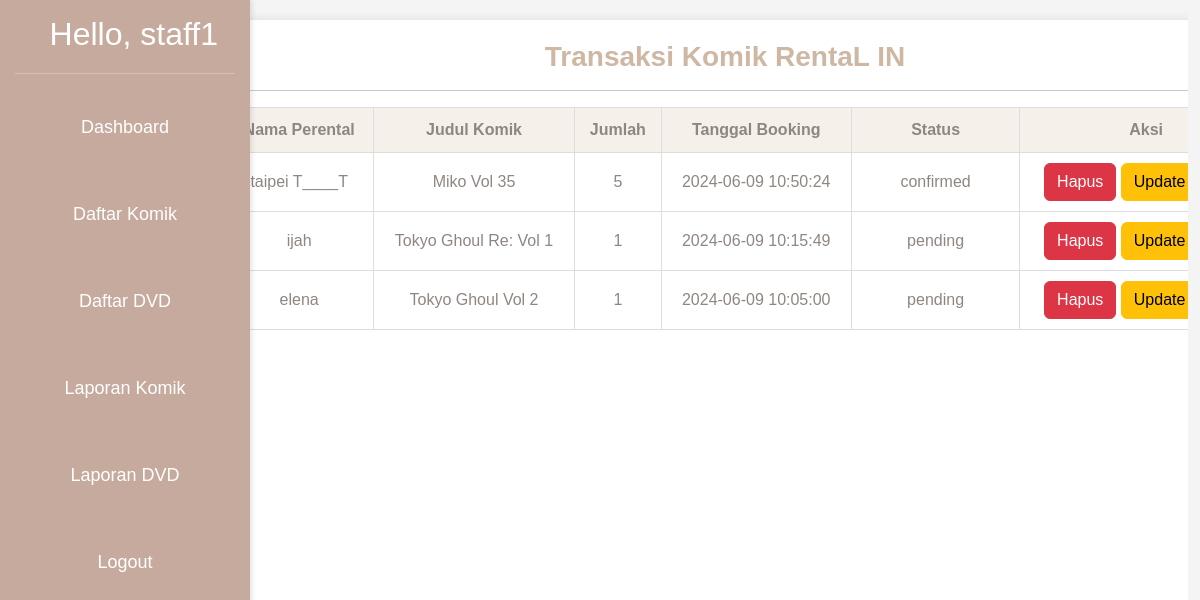
Screenshot of /laporankomik.php with the database file from the repository.
### tables this page shows
CREATE TABLE `akunstaff` (
  `id` int(12) NOT NULL,
  `username` varchar(255) NOT NULL,
  `password` varchar(255) NOT NULL
);

CREATE TABLE `booking_komik` (
  `id_book_komik` int(11) NOT NULL,
  `nama_perental` varchar(255) NOT NULL,
  `id` int(11) NOT NULL,
  `jumlah` int(11) NOT NULL,
  `booking_date` timestamp NOT NULL DEFAULT current_timestamp(),
  `status` enum('pending','confirmed') DEFAULT 'pending'
);

CREATE TABLE `data_komik` (
  `id` int(11) NOT NULL,
  `judul` varchar(250) NOT NULL,
  `genre` varchar(250) NOT NULL,
  `stok` int(12) NOT NULL,
  `deskripsi` varchar(255) NOT NULL,
  `gambar` varchar(255) DEFAULT NULL
);

### laporankomik.php (the view, shortened to what this page needs)
<?php
include 'rental/database.php';
$query = "
    SELECT booking_komik.id AS booking_id, booking_komik.nama_perental, data_komik.judul, booking_komik.jumlah, booking_komik.booking_date, booking_komik.status
    FROM booking_komik
    JOIN data_komik ON booking_komik.id = data_komik.id
    ORDER BY booking_komik.booking_date DESC
";
$queryBookings = $db->query($query);
?>
<!DOCTYPE html>
<html lang="en">
<head>
    <link href="https://cdn.jsdelivr.net/npm/bootstrap@5.3.3/dist/css/bootstrap.min.css" rel="stylesheet">
</head>
<body>
    <?php include 'layout/sidebar.php'; ?>
    <div class="container-fluid">
        <div class="index-container">
            <div class="content">
                <h3>Transaksi Komik RentaL IN</h3>
                <hr>
                <table>
                    <thead>
                        <tr>
                            <th>No</th>
                            <th>Nama Perental</th>
                            <th>Judul Komik</th>
                            <th>Jumlah</th>
                            <th>Tanggal Booking</th>
                            <th>Status</th>
                            <th>Aksi</th>
                        </tr>
                    </thead>
                    <tbody>
                        <?php if ($queryBookings->num_rows > 0): ?>
                            <?php
                            $no = 1;
                            while ($row = $queryBookings->fetch_assoc()): ?>
                                <tr>
                                    <td><?= $no ?></td>
                                    <td><?php echo htmlspecialchars($row['nama_perental']); ?></td>
                                    <td><?php echo htmlspecialchars($row['judul']); ?></td>
                                    <td><?php echo htmlspecialchars($row['jumlah']); ?></td>
                                    <td><?php echo htmlspecialchars($row['booking_date']); ?></td>
                                    <td><?php echo htmlspecialchars($row['status']); ?></td>
                                    <td>
                                        <button class="btn btn-danger" data-bs-toggle="modal" data-bs-target="#modalDelete<?= $row['booking_id'] ?>">Hapus</button>
                                        <button class="btn btn-warning" data-bs-toggle="modal" data-bs-target="#modalUpdateStatus<?= $row['booking_id'] ?>">Update Status</button>
                                    </td>
                                </tr>
                                <?php $no++; ?>
                            <?php endwhile; ?>
                        <?php else: ?>
                            <tr>
                                <td colspan="7">Tidak ada data booking komik yang ditemukan.</td>
                            </tr>
                        <?php endif; ?>
                    </tbody>
                </table>
            </div>
        </div>
    </div>
</body>
</html>

### sidebar.php (shortened to what this page needs)
<!DOCTYPE html>
<html lang="en">
<head>
    <link rel="stylesheet" href="style.css">
</head>
<body>
<?php
$tampil = mysqli_query($db, "SELECT * FROM akunstaff ORDER BY id DESC");
$data = mysqli_fetch_array($tampil);
?>
<div class="sidebar">
        <h2>Hello, <?= $data['username'] ?></h2>
        <hr>
        <ul>
            <li><a href="dashboardStaf.php">Dashboard</a></li>
            <li><a href="indexkomik.php">Daftar Komik</a></li>
            <li><a href="indexdvd.php">Daftar DVD</a></li>
            <li><a href="laporankomik.php">Laporan Komik</a></li>
            <li><a href="laporandvd.php">Laporan DVD</a></li>
            <li><a href="logout.php">Logout</a></li>
        </ul>
    </div>
</body>
</html>

### style.css (style rules this page uses)
body { margin: 0; font-family: Arial, sans-serif; display: flex; height: 100vh; background-color: #f4f4f4; }
.sidebar { width: 250px; background-color: #c6aa9d; color: #fff; padding: 15px; box-shadow: 2px 0 5px rgba(0,0,0,0.1); position: fixed; height: 100%; }
.sidebar h2 { text-align: center; margin-bottom: 20px; }
.sidebar ul { list-style-type: none; padding: 0; }
.sidebar ul li { margin: 20px 0; }
.sidebar ul li a { color: #fff; text-decoration: none; font-size: 18px; display: block; padding: 10px; transition: background 0.3s; }
.content { margin-left: 250px; padding: 20px; flex: 1; background-color: #fff; }
h2 { margin-left: 8%; }

### laporankomik.php (style rules this page uses)
.sidebar { width: 250px; height: 100%; position: fixed; left: 0; top: 0; background-color: #333; padding-top: 20px; z-index: 1; }
.sidebar h2 { color: white; text-align: center; }
.sidebar ul { list-style-type: none; padding: 0; }
.sidebar ul li { padding: 10px; text-align: center; }
.sidebar ul li a { color: white; text-decoration: none; display: block; }
.index-container { margin-left: 0px; padding: 20px; padding-left: 20px; display: flex; justify-content: center; align-items: center; min-height: 100vh; flex-direction: column; position: relative; overflow-y: auto; }
.content { background-color: #DCD2C8; padding: 10px; border-radius: 10px; box-shadow: 0 0 10px rgba(0, 0, 0, 0.1); width: 100%; max-width: 1210px; }
table { width: 100%; border-collapse: collapse; color : #8f8681; }
th, td { padding: 10px; text-align: center; border: 1px solid #ddd; }
th { background-color: #f5f1ea; }
td { white-space: nowrap; }
td:nth-child(6) { min-width: 150px; text-align: center; }
h3 { text-align : center; font-weight : bold; color: #ceb8a4; }

### rows the page displays
akunstaff: username "staff1"
booking_komik: nama_perental "taipei T____T", id.judul "Miko Vol 35", jumlah "5", booking_date "2024-06-09 10:50:24", status "confirmed"
booking_komik: nama_perental "ijah", id.judul "Tokyo Ghoul Re: Vol 1", jumlah "1", booking_date "2024-06-09 10:15:49", status "pending"
booking_komik: nama_perental "elena", id.judul "Tokyo Ghoul Vol 2", jumlah "1", booking_date "2024-06-09 10:05:00", status "pending"
